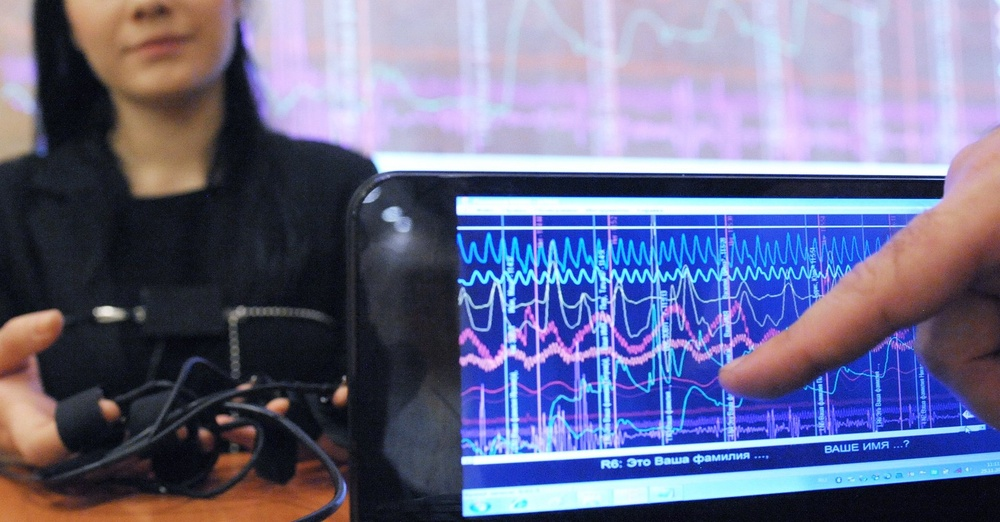
#> input picture RIAN_993974.HR_.ru_.jpg, 1000 x 522 px, shrunk from 1920 x 1002 before the run
$ python -i data_preprocessing.py   (imports and definitions only)
#> lines starting #> are read from the running program, lines starting #| are printed output that depends on the picture
import pandas as pd
import numpy as np
from functools import reduce

from scipy.signal import argrelextrema
from sklearn.preprocessing import normalize
from sklearn.linear_model import LinearRegression


def max_diff_with_val(lst, mean):
    mx = 0
    for item in lst:
        mx = max(mx, abs(item - mean))
    return mx


def max_diff(lst):
    max_diff = 0
    for x, y in zip(lst[0::], lst[1::]):
        max_diff = max(max_diff, abs(y - x))
    return max_diff


def freq(x):
    return len(argrelextrema(np.array(x), np.less)[0]) / 12 * 60


def calc_coef_angle(y):
    X = np.linspace(0, 240, 240)
    X = X.reshape(-1, 1)

    try:
        return LinearRegression().fit(X, y).coef_[0]
    except:
        return 0


def average(lst):
    return reduce(lambda a, b: a + b, lst) / len(lst)


def preprocess(data):
    # Кодирование идентификатора порядковым номером
    data['Filename'] = data['Filename'].astype('category')
    data['Filename'] = data['Filename'].cat.codes

    # Преобразуем строки данных в списки
    data['Data'] = data['Data'].apply(eval)
    data['Data_2'] = data['Data_2'].apply(eval)

    # Выведем длины списков в отдельные столбцы
    data['len'] = data['Data'].apply(len)
    data['len2'] = data['Data_2'].apply(len)

    # Удалим поврежденные/неполные данных
    data = data.dropna()
    data = data[(data.len != 0) & (data.len2 != 0)]

    # Нормализация
    data['Data'] = data['Data'].apply(lambda data: [x for xs in normalize([np.array(data)]) for x in xs])
    data['Data_2'] = data['Data_2'].apply(lambda data: [x for xs in normalize([np.array(data)]) for x in xs])

    # Найдем стандартное отклонение
    data.insert(5, 'Data_STD', data.apply(lambda row: np.std(row.Data), axis=1))
    data.insert(7, 'Data_2_STD', data.apply(lambda row: np.std(row.Data_2), axis=1))

    # Cреднее значение показателей человека на протяжении всего исследования
    concat_lists = data.groupby(['Filename', 'Presentation']).agg({'Data': 'sum', 'Data_2': 'sum'})
    concat_lists.insert(1, 'Mean', concat_lists['Data'].apply(lambda x: average(x)))
    concat_lists.insert(3, 'Mean_2', concat_lists['Data_2'].apply(lambda x: average(x)))
    concat_lists = concat_lists.drop('Data', axis=1)
    concat_lists = concat_lists.drop('Data_2', axis=1)

    data = pd.merge(left=data, left_on=['Filename', 'Presentation'],
                    right=concat_lists, right_on=['Filename', 'Presentation'],
                    how='inner')

    # Расчет линии тренда
    data['Angle'] = data.Data.apply(calc_coef_angle)
    data['Angle_2'] = data.Data_2.apply(calc_coef_angle)

    # Добавим частоту колебаний
    data['Freq'] = data.Data.apply(freq)
    data = data[(data.Freq > 50) & (data.Freq < 220)]

    # Приблизительный расчет амплитуды
    data.insert(5, 'Amplitude', data['Data'].apply(max_diff))
    data.insert(8, 'Amplitude_2', data['Data_2'].apply(max_diff))

    # Удалим длины списков с датчиков, они нам больше не понадобятся
    data = data.drop('len', axis=1)
    data = data.drop('len2', axis=1)

    # Максимум производной
    data['Data_max_grad'] = data['Data'].apply(lambda x: max(np.abs(np.gradient(x))))
    data['Data_2_max_grad'] = data['Data'].apply(lambda x: max(np.abs(np.gradient(x))))

    # Отклонение от нормы повторения
    data.insert(8, 'Diff', data.apply(lambda row: max_diff_with_val(row.Data, row.Mean), axis=1))
    data.insert(8, 'Diff_2', data.apply(lambda row: max_diff_with_val(row.Data_2, row.Mean_2), axis=1))

    features = [
        'Test_index',
        'Presentation',
        'Question',
        'Amplitude',
        'Data_STD',
        'Amplitude_2',
        'Data_2_STD',
        'Mean',
        'Mean_2',
        'Angle',
        'Angle_2',
        'Freq',
        'Data_max_grad',
        'Data_2_max_grad'
    ]

    return data[features]

>>> import cv2
>>> picture = cv2.imread('RIAN_993974.HR_.ru_.jpg', cv2.IMREAD_GRAYSCALE)
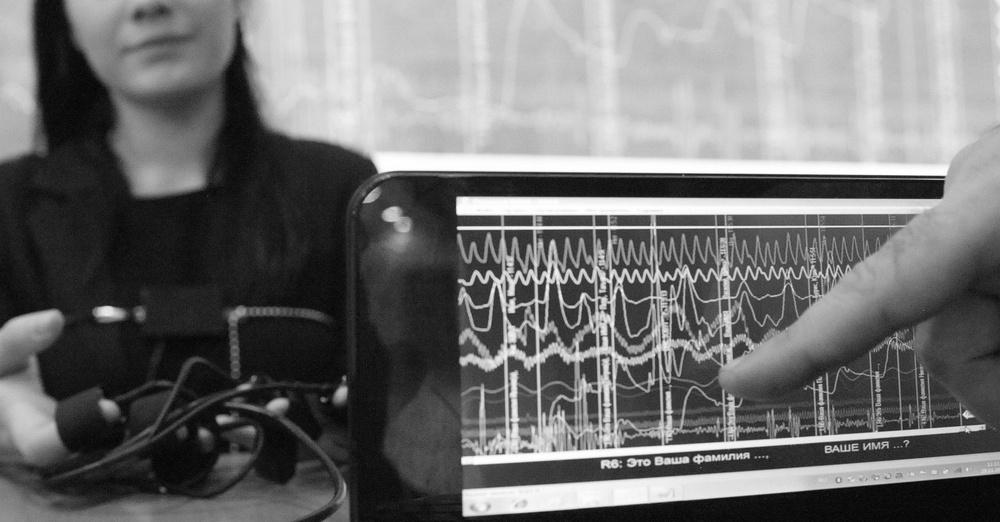
#> picture: shape (522, 1000); min 0, max 255, mean 110.8
#> (the run stopped early here; a loop or call above may not have finished)
